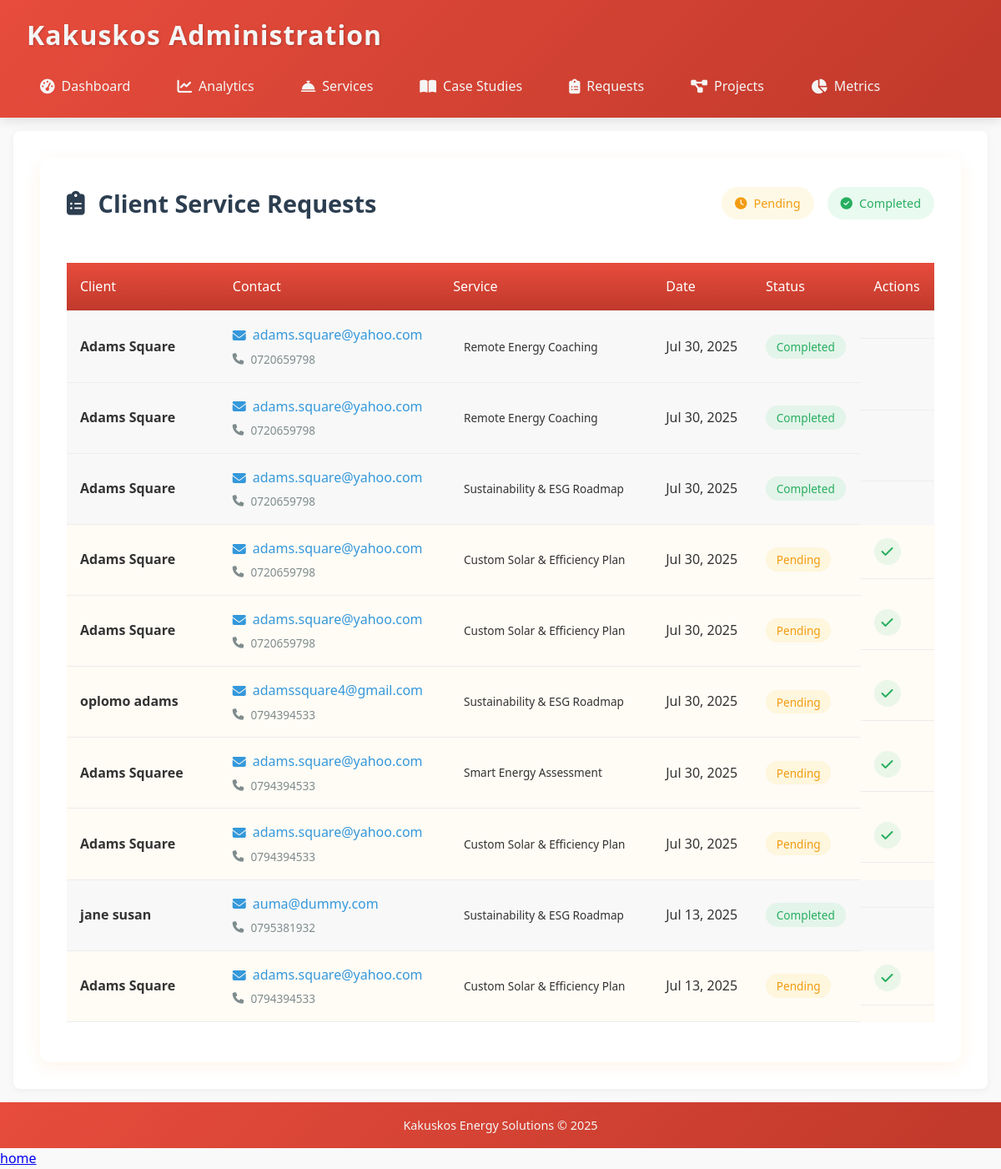
The page /adm/service-requests/ (signed in) on the database its author committed.
### power/models.py (models this page shows, shortened)
class ServiceRequest(models.Model):
    SERVICE_CHOICES = [
        ("SEA", "Smart Energy Assessment"),
        ("CSE", "Custom Solar & Efficiency Plan"),
        ("SER", "Sustainability & ESG Roadmap"),
        ("REC", "Remote Energy Coaching"),
        ("IS", "Installation & Supervision"),
        ("OTH", "Other"),
    ]
    name = models.CharField(max_length=100)
    email = models.EmailField()
    phone = models.CharField(max_length=20)
    service = models.CharField(max_length=3, choices=SERVICE_CHOICES)
    message = models.TextField()
    submitted_at = models.DateTimeField(default=timezone.now)
    is_completed = models.BooleanField(default=False)

### power/views.py (the view)
# urls.py: path('adm/service-requests/', views.service_request_list, name='service_request_list'),
@login_required
def service_request_list(request):
    requests = ServiceRequest.objects.order_by("-submitted_at")
    return render(request, "admin/service_request_list.html", {"requests": requests})

### power/templates/admin/service_request_list.html (shortened to what this page needs)
{% extends "adbase.html" %}
{% block content %}
<div class="wealth-requests-container">
    <div class="requests-header">
        <h1><i class="fas fa-clipboard-list"></i> Client Service Requests</h1>
        <div class="requests-summary">
            <span class="summary-badge pending">
                <i class="fas fa-clock"></i> {{ pending_count }} Pending
            </span>
            <span class="summary-badge completed">
                <i class="fas fa-check-circle"></i> {{ completed_count }} Completed
            </span>
        </div>
    </div>
    <div class="wealth-table-container">
        <table class="wealth-requests-table">
            <thead>
                <tr>
                    <th>Client</th>
                    <th>Contact</th>
                    <th>Service</th>
                    <th>Date</th>
                    <th>Status</th>
                    <th>Actions</th>
                </tr>
            </thead>
            <tbody>
                {% for req in requests %}
                <tr class="{% if req.is_completed %}completed-row{% else %}pending-row{% endif %}">
                    <td class="client-cell">
                        <strong>{{ req.name }}</strong>
                    </td>
                    <td class="contact-cell">
                        <a href="mailto:{{ req.email }}" class="email-link">
                            <i class="fas fa-envelope"></i> {{ req.email }}
                        </a>
                        {% if req.phone %}
                        <div class="phone-info">
                            <i class="fas fa-phone"></i> {{ req.phone }}
                        </div>
                        {% endif %}
                    </td>
                    <td class="service-cell">
                        <span class="service-tag service-{{ req.service|lower }}">
                            {{ req.get_service_display }}
                        </span>
                    </td>
                    <td class="date-cell">{{ req.submitted_at|date:"M d, Y" }}</td>
                    <td class="status-cell">
                        <span class="status-badge {% if req.is_completed %}completed{% else %}pending{% endif %}">
                            {% if req.is_completed %}Completed{% else %}Pending{% endif %}
                        </span>
                    </td>
                    <td class="actions-cell">
                        {% if not req.is_completed %}
                        <a href="{% url 'mark_request_completed' req.pk %}" class="action-btn complete-btn" title="Mark Complete">
                            <i class="fas fa-check"></i>
                        </a>
                        {% endif %}
                    </td>
                </tr>
                {% endfor %}
            </tbody>
        </table>
    </div>
</div>
{% endblock %}

### power/templates/adbase.html (style rules this page uses)
:root { --primary: #E74C3C; --primary-dark: #C0392B; --secondary: #F39C12; --accent: #27AE60; --light: #FDEBD0; --dark: #1A1A1A; --success: #2ECC71; --warning: #F1C40F; --error: #E74C3C; --text: #333; --text-light: #F5F5F5; }
* { margin: 0; padding: 0; box-sizing: border-box; font-family: 'Segoe UI', Tahoma, Geneva, Verdana, sans-serif; }
body { background-color: #F9F9F9; color: var(--text); line-height: 1.6; min-height: 100vh; display: flex; flex-direction: column; }
table { width: 100%; border-collapse: collapse; margin: 1rem 0; }
th, td { padding: 0.8rem 1rem; text-align: left; border-bottom: 1px solid #eee; }
th { background-color: var(--primary); color: white; font-weight: 500; }

### power/templates/admin/service_request_list.html (style rules this page uses)
.wealth-requests-container { padding: 2rem; background: white; border-radius: 12px; box-shadow: 0 5px 20px rgba(233, 144, 41, 0.1); }
.requests-header { display: flex; justify-content: space-between; align-items: center; margin-bottom: 2rem; flex-wrap: wrap; gap: 1rem; }
.requests-header h1 { color: #2C3E50; font-size: 1.8rem; display: flex; align-items: center; gap: 1rem; margin: 0; }
.requests-summary { display: flex; gap: 1rem; }
.summary-badge { padding: 0.5rem 1rem; border-radius: 20px; font-size: 0.9rem; font-weight: 500; display: flex; align-items: center; gap: 0.5rem; }
.summary-badge.pending { background: rgba(241, 196, 15, 0.1); color: #F39C12; }
.summary-badge.completed { background: rgba(46, 204, 113, 0.1); color: #27AE60; }
.wealth-table-container { overflow-x: auto; }
.wealth-requests-table { width: 100%; border-collapse: separate; border-spacing: 0; }
.wealth-requests-table th { background: linear-gradient(to bottom, #E74C3C, #C0392B); color: white; font-weight: 500; padding: 1rem; text-align: left; position: sticky; top: 0; }
.wealth-requests-table td { padding: 1rem; border-bottom: 1px solid #EDEDED; }
.pending-row { background-color: #FFFBF5; }
.completed-row { background-color: #F8F8F8; }
.client-cell { min-width: 180px; }
.contact-cell { min-width: 200px; }
.email-link { color: #3498DB; text-decoration: none; display: flex; align-items: center; gap: 0.5rem; }
.phone-info { color: #7F8C8D; font-size: 0.85rem; display: flex; align-items: center; gap: 0.5rem; margin-top: 0.3rem; }
.service-cell { min-width: 150px; }
.service-tag { padding: 0.3rem 0.8rem; border-radius: 20px; font-size: 0.85rem; font-weight: 500; display: inline-block; }
.date-cell { white-space: nowrap; }
.status-cell { white-space: nowrap; }
.status-badge { padding: 0.3rem 0.8rem; border-radius: 20px; font-size: 0.85rem; font-weight: 500; }
.status-badge.pending { background: rgba(241, 196, 15, 0.1); color: #F39C12; }
.status-badge.completed { background: rgba(46, 204, 113, 0.1); color: #27AE60; }
.actions-cell { display: flex; gap: 0.5rem; }
.action-btn { width: 32px; height: 32px; border-radius: 50%; display: flex; align-items: center; justify-content: center; text-decoration: none; transition: all 0.3s ease; }
.complete-btn { background: rgba(46, 204, 113, 0.1); color: #27AE60; }

### rows shown on the page
ServiceRequest: name "Adams Square", email "adams.square@yahoo.com", phone "0720659798", service "Remote Energy Coaching", submitted_at "Jul 30, 2025", is_completed "Completed"
ServiceRequest: name "Adams Square", email "adams.square@yahoo.com", phone "0720659798", service "Remote Energy Coaching", submitted_at "Jul 30, 2025", is_completed "Completed"
ServiceRequest: name "Adams Square", email "adams.square@yahoo.com", phone "0720659798", service "Sustainability & ESG Roadmap", submitted_at "Jul 30, 2025", is_completed "Completed"
ServiceRequest: name "Adams Square", email "adams.square@yahoo.com", phone "0720659798", service "Custom Solar & Efficiency Plan", submitted_at "Jul 30, 2025", is_completed "Pending"
ServiceRequest: name "Adams Square", email "adams.square@yahoo.com", phone "0720659798", service "Custom Solar & Efficiency Plan", submitted_at "Jul 30, 2025", is_completed "Pending"
ServiceRequest: name "oplomo adams", email "adamssquare4@gmail.com", phone "0794394533", service "Sustainability & ESG Roadmap", submitted_at "Jul 30, 2025", is_completed "Pending"
ServiceRequest: name "Adams Squaree", email "adams.square@yahoo.com", phone "0794394533", service "Smart Energy Assessment", submitted_at "Jul 30, 2025", is_completed "Pending"
ServiceRequest: name "Adams Square", email "adams.square@yahoo.com", phone "0794394533", service "Custom Solar & Efficiency Plan", submitted_at "Jul 30, 2025", is_completed "Pending"
ServiceRequest: name "jane susan", email "auma@dummy.com", phone "0795381932", service "Sustainability & ESG Roadmap", submitted_at "Jul 13, 2025", is_completed "Completed"
ServiceRequest: name "Adams Square", email "adams.square@yahoo.com", phone "0794394533", service "Custom Solar & Efficiency Plan", submitted_at "Jul 13, 2025", is_completed "Pending"
